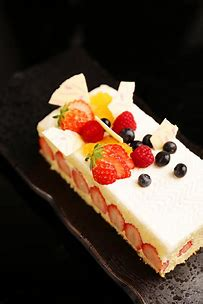
#> input picture robot-and-vision/resource/chapter4/1.jpg, 203 x 304 px
$ python dmeo14.py
#> lines starting #> are read from the running program, lines starting #| are printed output that depends on the picture
import cv2 as cv
import numpy as np

img = cv.imread("../../resource/chapter4/1.jpg")
#> img is the input picture: shape (304, 203, 3); mean B, G, R 50.8, 64, 81.3
cv.imshow("origin", img)
blue = img[:, :, 0]
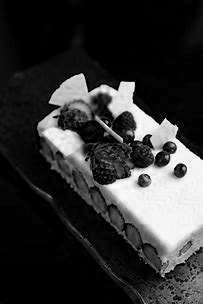
#> blue: shape (304, 203); min 0, max 255, mean 50.8
green = img[:, :, 1]
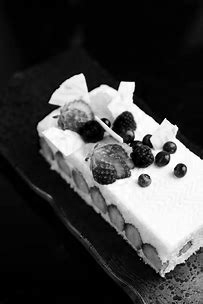
#> green: shape (304, 203); min 0, max 255, mean 64
red = img[:, :, 2]
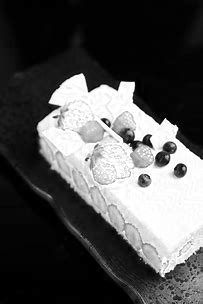
#> red: shape (304, 203); min 0, max 255, mean 81.3
cv.imshow("blue", blue)
cv.imshow("green", green)
cv.imshow("red", red)
_blue = img
_blue[:, :, 0] = 0
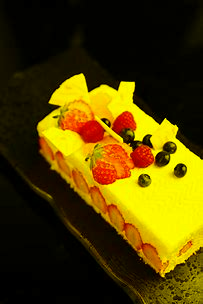
#> _blue: shape (304, 203, 3); mean B, G, R 0, 64, 81.3
_green = img
_green[:, :, 1] = 0
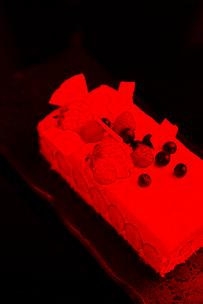
#> _green: shape (304, 203, 3); mean B, G, R 0, 0, 81.3
_red = img
_red[:, :, 2] = 0
#> _red: shape (304, 203, 3); every value is 0
# cv.imshow("_blue", _blue)
# cv.imshow("_green", _green)
# cv.imshow("_red", _red)

img = cv.imread("../../resource/chapter4/1.jpg")
blue = cv.split(img)[0]
green = cv.split(img)[1]
red = cv.split(img)[2]
cv.imshow("blue1", blue)
cv.imshow("green1", green)
cv.imshow("red1", red)
cv.waitKey()
cv.destroyAllWindows()

$ run again, with robot-and-vision/resource/chapter4/2.jpg copied over robot-and-vision/resource/chapter4/1.jpg
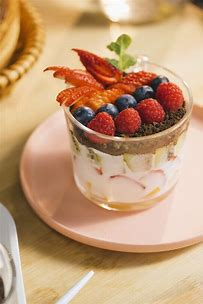
#> input picture robot-and-vision/resource/chapter4/2.jpg, 203 x 304 px
#> img is the input picture: shape (304, 203, 3); mean B, G, R 121, 156.6, 194.7
#> `_blue[:, :, 0] = 0`:
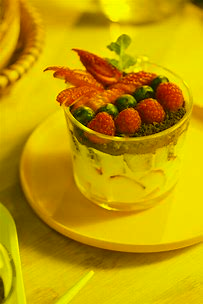
#> _blue: shape (304, 203, 3); mean B, G, R 0, 156.6, 194.7
#> `_green[:, :, 1] = 0`:
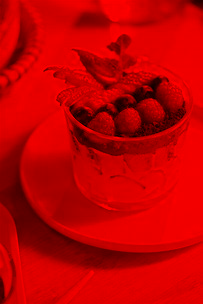
#> _green: shape (304, 203, 3); mean B, G, R 0, 0, 194.7
#> _red: shape (304, 203, 3); every value is 0
